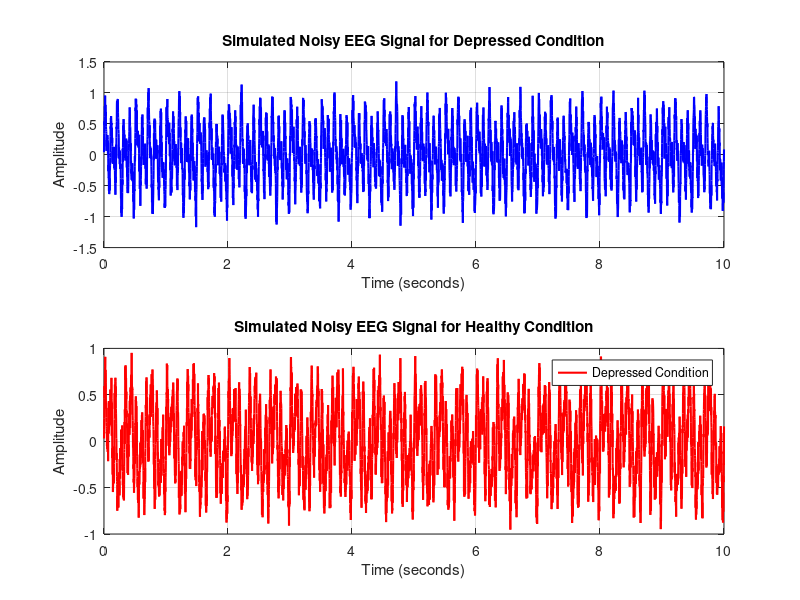

MATLAB code for this plot:
% MATLAB code to generate simulated EEG signal with multiple waveforms for depressed and healthy conditions

% Parameters
fs = 500; % Sampling frequency (Hz)
t = 0:1/fs:10; % Time vector (10 seconds)

% Generate different EEG components for depressed condition
alpha_wave_depressed = 0.5 * sin(2*pi*10*t);
beta_wave_depressed = 0.3 * sin(2*pi*20*t);
theta_wave_depressed = 0.2 * sin(2*pi*6*t);
delta_wave_depressed = 0.1 * sin(2*pi*2*t);

% Combine the waves to simulate EEG during depression
depressed_signal = alpha_wave_depressed + beta_wave_depressed + theta_wave_depressed + delta_wave_depressed;

% Generate different EEG components for healthy condition
alpha_wave_healthy = 0.4 * sin(2*pi*12*t);
beta_wave_healthy = 0.2 * sin(2*pi*18*t);
theta_wave_healthy = 0.1 * sin(2*pi*7*t);
delta_wave_healthy = 0.3 * sin(2*pi*3*t);

% Combine the waves to simulate EEG for a healthy individual
healthy_signal = alpha_wave_healthy + beta_wave_healthy + theta_wave_healthy + delta_wave_healthy;

% Add noise to simulate real-world EEG signals for both conditions
noise_level = 0.1;
noisy_depressed_signal = depressed_signal + noise_level * randn(size(t));
noisy_healthy_signal = healthy_signal + noise_level * randn(size(t));

% Plot the simulated EEG signals for depressed and healthy conditions
figure;
subplot(2,1,1);
plot(t, noisy_depressed_signal, 'b', 'LineWidth', 1.5);
title('Simulated Noisy EEG Signal for Depressed Condition');
xlabel('Time (seconds)');
ylabel('Amplitude');
grid on;

subplot(2,1,2);
plot(t, noisy_healthy_signal, 'r', 'LineWidth', 1.5);
title('Simulated Noisy EEG Signal for Healthy Condition');
xlabel('Time (seconds)');
ylabel('Amplitude');
grid on;

% Display legend
legend('Depressed Condition', 'Healthy Condition', 'Location', 'best');
